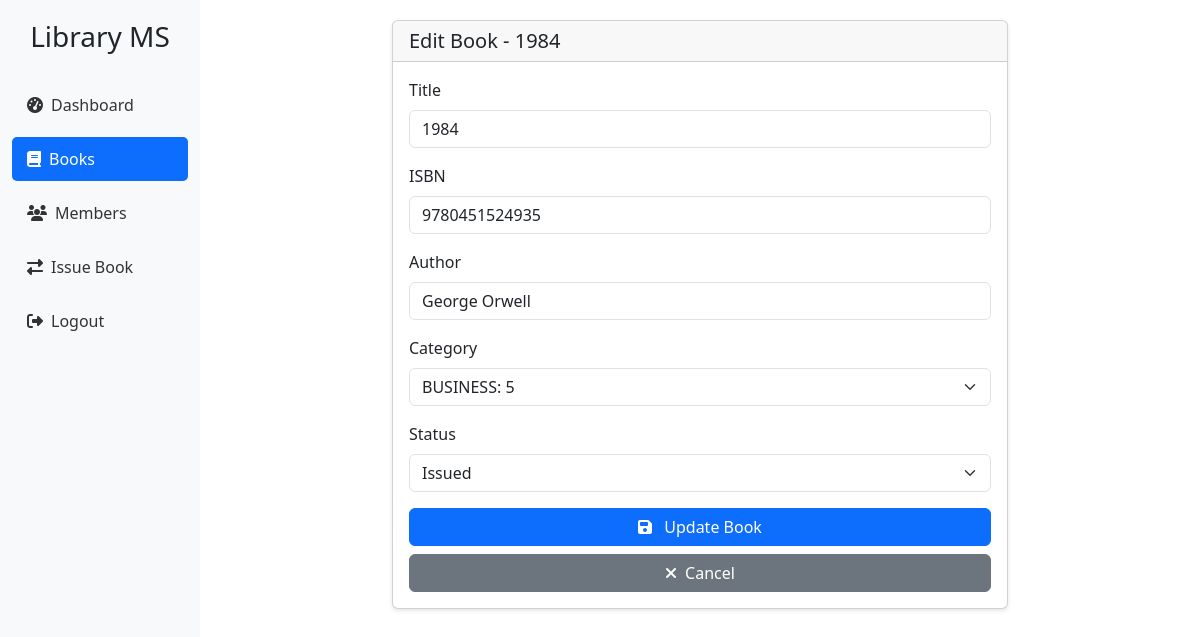
/library/books/2/edit/ (signed in), run on the app's committed database.
### app/models.py (models this page shows, shortened)
class Book(models.Model):
    CATEGORY_CHOICES = [
        ('BUSINESS', 'BUSINESS: 5'),
        ('SCIENCE', 'SCIENCE: 5'),
        ('COMPUTER', 'COMPUTER: 5'),
        ('MATHEMATICS', 'MATHEMATICS: 5'),
        ('PHYSICS', 'PHYSICS: 5'),
        ('CHEMISTRY', 'CHEMISTRY: 5'),
        ('BIOLOGY', 'BIOLOGY: 5'),
        ('ECONOMICS', 'ECONOMICS: 5'),
        ('MANAGEMENT', 'MANAGEMENT: 5'),
        ('MARKETING', 'MARKETING: 5'),
        ('FINANCE', 'FINANCE: 5'),
        ('LITERATURE', 'LITERATURE: 5'),
        ('HISTORY', 'HISTORY: 5'),
        ('PHILOSOPHY', 'PHILOSOPHY: 5'),
    ]
    STATUS_CHOICES = [
        ('AVAILABLE', 'Available'),
        ('ISSUED', 'Issued'),
    ]
    title = models.CharField(max_length=200)
    isbn = models.CharField(max_length=13, unique=True)
    category = models.CharField(max_length=20, choices=CATEGORY_CHOICES)
    author = models.CharField(max_length=100)
    status = models.CharField(max_length=20, choices=STATUS_CHOICES, default='AVAILABLE')
    added_date = models.DateTimeField(auto_now_add=True)
    description = models.TextField(blank=True, null=True)
    publisher = models.CharField(max_length=200, blank=True, null=True)
    publication_year = models.IntegerField(blank=True, null=True)
    edition = models.CharField(max_length=50, blank=True, null=True)
    class Meta:
        ordering = ['title']
        verbose_name = 'Book'
        verbose_name_plural = 'Books'

### app/views.py (the view, shortened to what this page needs)
# urls.py: path('books/<int:pk>/edit/', views.BookUpdateView.as_view(), name='book-edit'),
class BookUpdateView(LoginRequiredMixin, UpdateView):
    model = Book
    template_name = 'app/book_form.html'
    fields = ['title', 'isbn', 'author', 'category', 'status', 'description', 'publisher', 'publication_year', 'edition']
    success_url = reverse_lazy('app:book-list')

### app/templates/app/book_form.html (shortened to what this page needs)
{% extends 'app/base.html' %}
{% block content %}
<div class="container-fluid">
    <div class="row justify-content-center">
        <div class="col-md-8">
            <div class="card">
                <div class="card-header">
                    <h5 class="card-title mb-0">
                        {% if form.instance.pk %}
                            Edit Book - {{ form.instance.title }}
                        {% else %}
                            Add New Book
                        {% endif %}
                    </h5>
                </div>
                <div class="card-body">
                    <form method="post" class="needs-validation" novalidate>
                        <div class="mb-3">
                            <label for="{{ form.title.id_for_label }}" class="form-label">Title</label>
                            <input type="text"
                                   class="form-control {% if form.title.errors %}is-invalid{% endif %}"
                                   id="{{ form.title.id_for_label }}"
                                   name="{{ form.title.name }}"
                                   value="{{ form.title.value|default:'' }}"
                                   required>
                        </div>
                        <div class="mb-3">
                            <label for="{{ form.isbn.id_for_label }}" class="form-label">ISBN</label>
                            <input type="text"
                                   class="form-control {% if form.isbn.errors %}is-invalid{% endif %}"
                                   id="{{ form.isbn.id_for_label }}"
                                   name="{{ form.isbn.name }}"
                                   value="{{ form.isbn.value|default:'' }}"
                                   required>
                        </div>
                        <div class="mb-3">
                            <label for="{{ form.author.id_for_label }}" class="form-label">Author</label>
                            <input type="text"
                                   class="form-control {% if form.author.errors %}is-invalid{% endif %}"
                                   id="{{ form.author.id_for_label }}"
                                   name="{{ form.author.name }}"
                                   value="{{ form.author.value|default:'' }}"
                                   required>
                        </div>
                        <div class="mb-3">
                            <label for="{{ form.category.id_for_label }}" class="form-label">Category</label>
                            <select class="form-select {% if form.category.errors %}is-invalid{% endif %}"
                                    id="{{ form.category.id_for_label }}"
                                    name="{{ form.category.name }}"
                                    required>
                                {% for value, label in form.fields.category.choices %}
                                    <option value="{{ value }}"
                                            {% if form.category.value == value %}selected{% endif %}>
                                        {{ label }}
                                    </option>
                                {% endfor %}
                            </select>
                        </div>
                        {% if form.instance.pk %}
                        <div class="mb-3">
                            <label for="{{ form.status.id_for_label }}" class="form-label">Status</label>
                            <select class="form-select {% if form.status.errors %}is-invalid{% endif %}"
                                    id="{{ form.status.id_for_label }}"
                                    name="{{ form.status.name }}"
                                    required>
                                {% for value, label in form.fields.status.choices %}
                                    <option value="{{ value }}"
                                            {% if form.status.value == value %}selected{% endif %}>
                                        {{ label }}
                                    </option>
                                {% endfor %}
                            </select>
                        </div>
                        {% endif %}
                        <div class="d-grid gap-2">
                            <button type="submit" class="btn btn-primary">
                                <i class="fas fa-save me-2"></i>
                                {% if form.instance.pk %}Update Book{% else %}Add Book{% endif %}
                            </button>
                            <a href="{% url 'app:book-list' %}" class="btn btn-secondary">
                                <i class="fas fa-times me-2"></i>Cancel
                            </a>
                        </div>
                    </form>
                </div>
            </div>
        </div>
    </div>
</div>
{% endblock %}

### app/templates/app/base.html (style rules this page uses)
.card { margin-bottom: 20px; box-shadow: 0 2px 4px rgba(0,0,0,0.1); }

### data on the page
Book: instance "1984", title "1984", isbn "9780451524935", author "George Orwell", category "BUSINESS: 5", status "Issued"
